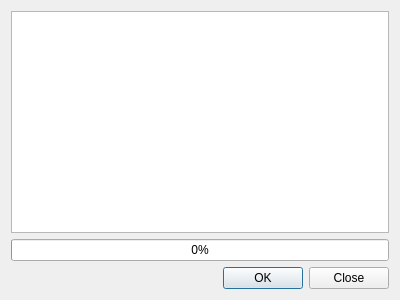
<?xml version="1.0" encoding="UTF-8"?>
<ui version="4.0">
 <class>Dialog</class>
 <widget class="QDialog" name="Dialog">
  <property name="geometry">
   <rect>
    <x>0</x>
    <y>0</y>
    <width>400</width>
    <height>300</height>
   </rect>
  </property>
  <property name="windowTitle">
   <string>Classification</string>
  </property>
  <layout class="QGridLayout" name="gridLayout">
   <item row="0" column="0">
    <widget class="QPlainTextEdit" name="edLog">
     <property name="undoRedoEnabled">
      <bool>false</bool>
     </property>
     <property name="lineWrapMode">
      <enum>QPlainTextEdit::NoWrap</enum>
     </property>
     <property name="readOnly">
      <bool>true</bool>
     </property>
    </widget>
   </item>
   <item row="1" column="0">
    <widget class="QProgressBar" name="progressBar">
     <property name="value">
      <number>0</number>
     </property>
    </widget>
   </item>
   <item row="2" column="0">
    <widget class="QDialogButtonBox" name="buttonBox">
     <property name="orientation">
      <enum>Qt::Horizontal</enum>
     </property>
     <property name="standardButtons">
      <set>QDialogButtonBox::Close|QDialogButtonBox::Ok</set>
     </property>
    </widget>
   </item>
  </layout>
 </widget>
 <resources/>
 <connections>
  <connection>
   <sender>buttonBox</sender>
   <signal>accepted()</signal>
   <receiver>Dialog</receiver>
   <slot>accept()</slot>
   <hints>
    <hint type="sourcelabel">
     <x>248</x>
     <y>254</y>
    </hint>
    <hint type="destinationlabel">
     <x>157</x>
     <y>274</y>
    </hint>
   </hints>
  </connection>
  <connection>
   <sender>buttonBox</sender>
   <signal>rejected()</signal>
   <receiver>Dialog</receiver>
   <slot>reject()</slot>
   <hints>
    <hint type="sourcelabel">
     <x>316</x>
     <y>260</y>
    </hint>
    <hint type="destinationlabel">
     <x>286</x>
     <y>274</y>
    </hint>
   </hints>
  </connection>
 </connections>
</ui>
